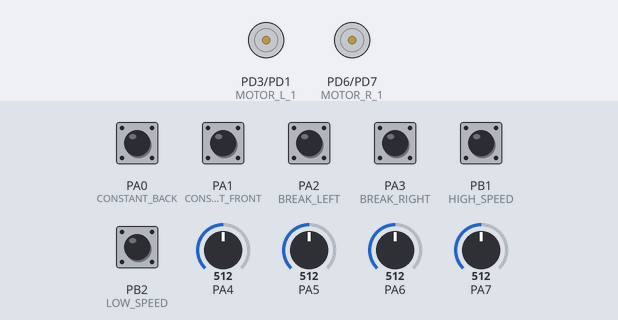
A program run on a simulated ATmega32, built with avr-gcc and emulated at 8 MHz (the files do not name the chip). On the bench: motor-driver pin pairs drawn as motors (green arrow = first pin HIGH = forward, orange = second pin HIGH = backward, longer = more drive, scaled by the enable pin). The inputs (shaded band) are chosen by the test bench; at power-on: PA0 (CONSTANT_BACK), PA1 (CONSTANT_FRONT), PA2 (BREAK_LEFT), PA3 (BREAK_RIGHT), PB1 (HIGH_SPEED), PB2 (LOW_SPEED) HIGH, PA4 = 512, PA5 = 512, PA6 = 512, PA7 = 512.

Above: at 1.2 s.
1.3 s: PA0 (CONSTANT_BACK) pulled LOW for 1 s
At 2.1 s:
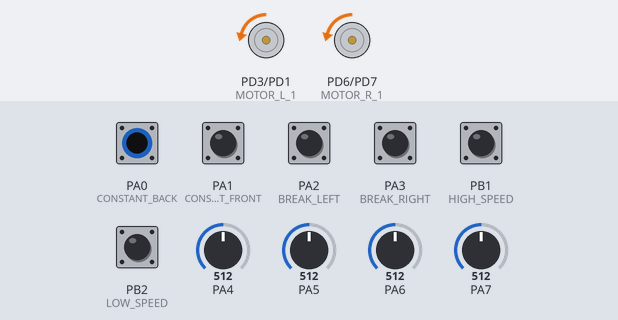
3.8 s: PA4 set to 600
5.3 s: PA4 set to 625
At 6.5 s:
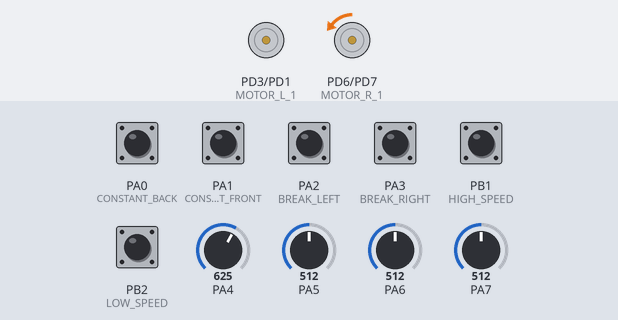
6.8 s: PA3 (BREAK_RIGHT) pulled LOW for 1 s
At 7.1 s:
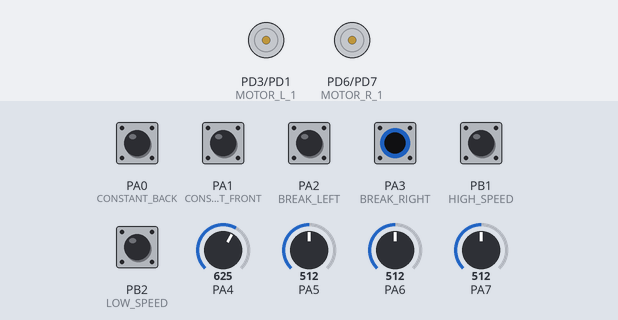
9.3 s: PA5 set to 427
10.8 s: PA5 set to 405
At 12.3 s:
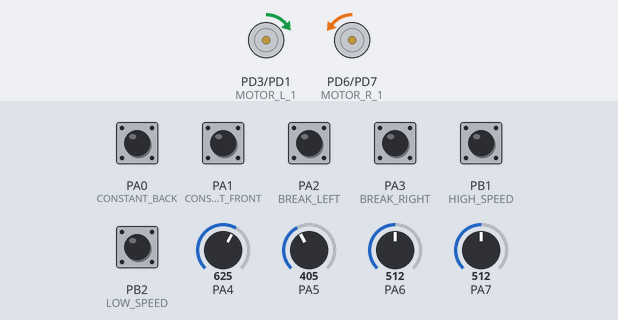
Timing chart, 0 to 13.3 s (numbered marks = the images above; inputs shaded):
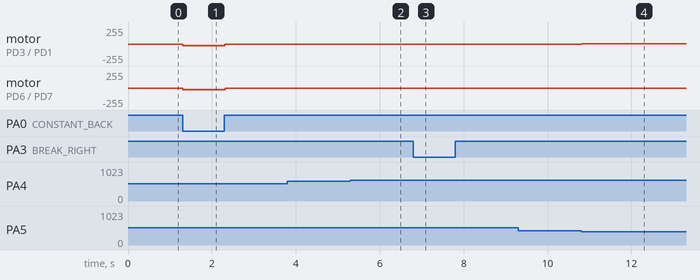

The program:

Manual_main.c
```c
#include <avr/io.h>
#include <avr/interrupt.h>
#define F_CPU 8000000UL
#include <util/delay.h>

#include "initialize.h"
#include "ADC.h"
#include "hardware.h"
#include "LCD.h"
#include "timer.h"
#include "steering.h"


int main(void)
{
	sei();
	initialize();

/*
	if(final_value[LEFT_JOYSTICK_1]>100 && final_value[RIGHT_JOYSTICK_1]>100
		&& l_break==0 && r_)
	{
		if( (final_value[LEFT_JOYSTICK_1]-final_value[RIGHT_JOYSTICK_1]<30)
		 || (final_value[RIGHT_JOYSTICK_1]-final_value[LEFT_JOYSTICK_1]<30)
		  )
		{
			forward( final_value[RIGHT_JOYSTICK_1]/2 );
		}

		else
		{

		}

		else if(final_value[LEFT_JOYSTICK_1]>100 &&
			final_value[RIGHT_JOYSTICK_1]>100 && direction==0)
		{
			if( (final_value[LEFT_JOYSTICK_1]-final_value[RIGHT_JOYSTICK_1]<30)
			 || (final_value[RIGHT_JOYSTICK_1]-final_value[LEFT_JOYSTICK_1]<30)
			  )
			{
				reverse( final_value[RIGHT_JOYSTICK_1]/2 );
			}
		}
	}

	else if

	else
	{
		pwm
	}
*/
	while(1)
	{

/*		for(debounce=0;debounce<2;debounce++)
		{
			display_num(ADC_value[debounce],4,1,(5*debounce)+1);
			display_num(pwm_right,4,2,1);
			display_num(pwm_left,4,2,6);

//			display_num(final_value[debounce],4,2,(5*debounce)+1);
			display_num(l_break,1,1,12);
			display_num(r_break,1,1,14);
		}

*/


//		_delay_ms(500);

	// Left Joystick
		if(constant==0 && l_break==0)
		{
			if(final_value[LEFT_JOYSTICK_1]>100 && l_break==0)
			{
				if(direction[LEFT_JOYSTICK_1]==1)
				{
					left_forward(final_value[LEFT_JOYSTICK_1]/division_factor);
				}
				else if(direction[LEFT_JOYSTICK_1]==0)
				{
					left_reverse(final_value[LEFT_JOYSTICK_1]/division_factor);
				}

				debounce_i=0;
				debounce_j=0;
			}

			else if(final_value[LEFT_JOYSTICK_2]>100 && l_break==0)
			{
				if(direction[LEFT_JOYSTICK_2]==1)
				{
					left_forward(final_value[LEFT_JOYSTICK_2]/division_factor);
				}
				else if(direction[LEFT_JOYSTICK_2]==0)
				{
					left_reverse(final_value[LEFT_JOYSTICK_2]/division_factor);
				}
				debounce_i=0;
				debounce_j=0;
			}

			else if( final_value[LEFT_JOYSTICK_2]<100 && final_value[LEFT_JOYSTICK_1]<60
					 && l_break==0 )
			{
				pwm_left=0;
				_delay_ms(10);
				MOTOR_L_PORT &= ~(_BV(MOTOR_L_1));
				MOTOR_L_PORT &= ~(_BV(MOTOR_L_2));

			}
		}
		else if(l_break==1)
		{
			left_break();
		}

	// Right joystick
		if(r_break==0 && constant==0)
		{
			if(final_value[RIGHT_JOYSTICK_1]>100 && r_break==0)
			{

				if(direction[RIGHT_JOYSTICK_1]==1)
				{
					if((direction[RIGHT_JOYSTICK_1]==direction[LEFT_JOYSTICK_1])
					&& ( (final_value[LEFT_JOYSTICK_1]-final_value[RIGHT_JOYSTICK_1]<60)
		   	  	 	|| (final_value[RIGHT_JOYSTICK_1]-final_value[LEFT_JOYSTICK_1]<60) ) )
					{
						right_forward(final_value[RIGHT_JOYSTICK_1]/division_factor);
					}

					else
					{
						right_forward(final_value[RIGHT_JOYSTICK_1]/division_factor);
					}
				}
				else if(direction[RIGHT_JOYSTICK_1]==0)
				{

					if((direction[RIGHT_JOYSTICK_1]==direction[LEFT_JOYSTICK_1])
					&& ( (final_value[LEFT_JOYSTICK_1]-final_value[RIGHT_JOYSTICK_1]<60)
		   		    || (final_value[RIGHT_JOYSTICK_1]-final_value[LEFT_JOYSTICK_1]<60) ) )
					{
						right_reverse(final_value[RIGHT_JOYSTICK_1]/division_factor);
					}
					else
					{
						right_reverse(final_value[RIGHT_JOYSTICK_1]/division_factor);
					}
				}
				debounce_i=0;
				debounce_j=0;
			}

			else if(final_value[RIGHT_JOYSTICK_2]>100 && r_break==0)
			{

				if(direction[RIGHT_JOYSTICK_2]==1)
				{
					if((direction[RIGHT_JOYSTICK_2]==direction[LEFT_JOYSTICK_2])
					&& ( (final_value[LEFT_JOYSTICK_2]-final_value[RIGHT_JOYSTICK_2]<60)
		   	  	 	|| (final_value[RIGHT_JOYSTICK_2]-final_value[LEFT_JOYSTICK_2]<60) ) )
					{
						right_forward(final_value[RIGHT_JOYSTICK_2]/division_factor);
					}

					else
					{
						right_forward(final_value[RIGHT_JOYSTICK_2]/division_factor);
					}
				}
				else if(direction[RIGHT_JOYSTICK_2]==0)
				{
					if((direction[RIGHT_JOYSTICK_2]==direction[LEFT_JOYSTICK_2])
					&& ( (final_value[LEFT_JOYSTICK_2]-final_value[RIGHT_JOYSTICK_2]<60)
		   		    || (final_value[RIGHT_JOYSTICK_2]-final_value[LEFT_JOYSTICK_2]<60) ) )
					{
						right_reverse(final_value[RIGHT_JOYSTICK_2]/division_factor);
					}
					else
					{
						right_reverse(final_value[RIGHT_JOYSTICK_2]/division_factor);
					}
				}
				debounce_i=0;
				debounce_j=0;
			}

			else if(final_value[RIGHT_JOYSTICK_2]<100 && final_value[RIGHT_JOYSTICK_1]<100
					 && r_break==0 )
			{
				pwm_right=0;
				_delay_ms(10);
				MOTOR_R_PORT &= ~(_BV(MOTOR_R_1));
				MOTOR_R_PORT &= ~(_BV(MOTOR_R_2));
			}
		}
		else if(r_break==1)
		{
			right_break();
		}


	// Break Pins
		if(bit_is_clear(BREAK_PIN,BREAK_LEFT))
		{
			l_break=1;
		}
		else
		{
			l_break=0;
		}
		if(bit_is_clear(BREAK_PIN,BREAK_RIGHT))
		{
			r_break=1;
		}
		else
		{
			r_break=0;
		}

	// Difffrent Speed levels
		if(bit_is_clear(SPEED_PIN,LOW_SPEED))
		{
			if(enable_level==1)
			{
				_delay_ms(100);
				enable_debounce=1;
				enable_level=0;
				if(division_factor==level_1)
				{
					division_factor=level_0;
				}
				else if(division_factor==level_2)
				{
					division_factor=level_1;
				}
			}
		}
		else if(bit_is_clear(SPEED_PIN,HIGH_SPEED))
		{
			if(enable_level==1)
			{
				_delay_ms(100);
				enable_debounce=1;
				enable_level=0;
				if(division_factor==level_1)
				{
					division_factor=level_2;
				}
				if(division_factor==level_0)
				{
					division_factor=level_1;
				}
			}
		}

		else
		{
/*			if(enable_debounce==1)
			{
				debounce_level++;
				if(debounce_level==1)
				{
					enable_debounce=0;
					debounce_level=0;
				}
			}
			else
*/			{
				enable_level=1;
				enable_debounce=0;
				debounce_level=0;
			}
		}
	// Constant Speed Buttons
		if(bit_is_clear(CONSTANT_PIN,CONSTANT_FRONT))
		{
			if(r_break==0)
			{
				right_forward(512/17);
			}
			if(l_break==0)
			{
				left_forward(512/17);
			}
			constant=1;
			debounce_i=0;
			debounce_j=0;

		}
		else if(bit_is_clear(CONSTANT_PIN,CONSTANT_BACK))
		{
			if(r_break==0)
			{
				right_reverse(512/16);
			}
			if(l_break==0)
			{
				left_reverse(512/16);
			}
			constant=1;
			debounce_i=0;
			debounce_j=0;
		}
		else
		{
			constant=0;
		}

	// Change speed level to lower level
/*		if( (pwm_right==0 && pwm_left==0) || (l_break==1 && r_break==1))
		{
			if(l_break==1 && r_break==1)
			{
				division_factor= level_0;
			}
			else
			{
				debounce_i++;
				if(debounce_i==1)
				{
					debounce_j++;
					debounce_i=0;
				}
				if(debounce_j==1)
				{
					division_factor= level_0;
				}
			}

		}
*/

	}
}
```

ADC.c
```c
#include <avr/io.h>
#include <avr/interrupt.h>
#define F_CPU 8000000UL
#include <util/delay.h>

#include "initialize.h"
#include "ADC.h"
#include "hardware.h"
#include "LCD.h"
#include "timer.h"
#include "steering.h"


void init_ADC()
{
	counter=0;
	ADC_channel=3;
	ADMUX= 0b01100100;	// reference AVcc=5v, ADLAR high, ADC0 selected
	ADCSRA= 0b11000111;	//ADC enable, ADC first conversion start,
						//interrupt disabled, prescale 128
	while((ADCSRA & (1<<ADIF)) == 0x00)
		;
	ADCSRA |= (1<<ADIF);	// clear interrupt

//	ADMUX |= 0b00000001;
	ADC_threshold =380;	//extra
	ADCSRA |= 0b01101000;
	last_ADC_result=31;
	temp_result=0;
	ADC_result= 31;
//	ADC_value[]={0,0,0,0,0,0};
	_delay_us(50);
	ADMUX++;
}

ISR(ADC_vect)
{
	if((4*ADCH)<512)
	{
		final_value[ADC_channel]= 512-(4*ADCH);
		direction[ADC_channel]=1;
		ADC_value[ADC_channel]= 4*ADCH;
	}
	else if((4*ADCH)>=512)
	{
		final_value[ADC_channel]= (4*ADCH)-512;
		direction[ADC_channel]=0;
		ADC_value[ADC_channel]= 4*ADCH;
	}
	_delay_us(10);

	if(ADC_channel==0)
	{
		ADC_channel=3;
		ADMUX++;
	}

	else if(ADC_channel>1)
	{
		ADC_channel--;
		ADMUX++;
	}

	else if(ADC_channel==1)
	{
		ADMUX= 0b01100100;
		ADC_channel--;
	}

}
```

ADC.h
```c
void init_ADC();
int ADC_channel;
int ADC_threshold;
int	temp_result;
volatile int ADC_result;
//int ADC_value[8];
signed int last_ADC_result;
int final_ADC_result;
char counter;
char final_counter;
```

hardware.h
```c
#define ADC_DDR			DDRA
#define ADC_PORT		PORTA
#define ADC_PIN			PINA


#define MOTOR_L_DDR		 DDRD
#define MOTOR_L_PORT 	 PORTD
#define MOTOR_L_PIN		 PIND
#define MOTOR_L_1		 PD3
#define MOTOR_L_2		 PD1

#define MOTOR_PWM_DDR 	 DDRD
#define MOTOR_PWM_PORT	 PORTD
#define MOTOR_PWM_L		 PD4
#define MOTOR_PWM_R		 PD5

#define MOTOR_R_DDR		 DDRD
#define MOTOR_R_PORT	 PORTD
#define MOTOR_R_PIN	 	 PIND
#define MOTOR_R_1		 PD6
#define MOTOR_R_2		 PD7

#define LEFT_JOYSTICK_1		1
#define LEFT_JOYSTICK_2		3
#define RIGHT_JOYSTICK_1	0
#define RIGHT_JOYSTICK_2	2

#define LCD_DDR			 DDRB
#define LCD_PORT		 PORTB
#define CONTROL_DDR		 DDRD
#define CONTROL_PORT	 PORTD
#define E				 PD2
#define RS				 PD0

#define SPEED_DDR		DDRB
#define SPEED_PORT		PORTB
#define SPEED_PIN		PINB
#define HIGH_SPEED		PB1
#define LOW_SPEED		PB2


#define CONSTANT_DDR	DDRA
#define CONSTANT_PORT	PORTA
#define CONSTANT_PIN	PINA
#define CONSTANT_FRONT	PA1
#define CONSTANT_BACK	PA0

#define BREAK_DDR		DDRA
#define BREAK_PORT		PORTA
#define BREAK_PIN		PINA
#define BREAK_RIGHT		PA3
#define BREAK_LEFT		PA2

#define level_0		14//16
#define level_1		8//8
#define level_2		2
```

initialize.c
```c
#include <avr/io.h>
#include <avr/interrupt.h>
#define F_CPU 8000000UL
#include <util/delay.h>

#include "initialize.h"
#include "ADC.h"
#include "hardware.h"
#include "LCD.h"
#include "timer.h"
#include "steering.h"


void initialize()
{
	enable_debounce=0;
	debounce_level=0;
	enable_level=1;
	LCD=0;
	constant=0;
	l_break=0;
	r_break=0;
	division_factor=level_0;
	init_ports();
	init_ADC();
	init_timer();
	if(LCD==1)
	{
		init_LCD();
	}
}

void init_ports()
{
	ADC_DDR=0x00;
	ADC_PORT=0x00;

	MOTOR_L_DDR |= _BV(MOTOR_L_1) | _BV(MOTOR_L_2);
	MOTOR_R_DDR |= _BV(MOTOR_R_1) | _BV(MOTOR_R_2);
	MOTOR_PWM_DDR |= _BV(MOTOR_PWM_R) | _BV(MOTOR_PWM_L);

	BREAK_DDR &= ~(_BV(BREAK_RIGHT)) & ~(_BV(BREAK_LEFT));
	BREAK_PORT |= _BV(BREAK_RIGHT) | _BV(BREAK_LEFT);
	SPEED_DDR =0x00;
	SPEED_PORT= 0xFF;

//	SPEED_DDR &= ~(_BV(HIGH_SPEED))& ~(_BV(LOW_SPEED));
//	SPEED_PORT |=  _BV(HIGH_SPEED) | _BV((LOW_SPEED));

	CONSTANT_DDR &= ~(_BV(CONSTANT_FRONT)) & ~(_BV(CONSTANT_BACK));
	CONSTANT_PORT |= _BV(CONSTANT_FRONT) | _BV(CONSTANT_BACK);
}
```

initialize.h
```c
void initialize();
void init_ports();

char direction[4];
signed int final_value[4];
int ADC_value[4];
int debounce;
int debounce_i;
int debounce_j;
char enable_level;
int debounce_level;
char enable_debounce;
```

steering.c
```c
#include <avr/io.h>
#include <avr/interrupt.h>
#define F_CPU 8000000UL
#include <util/delay.h>

#include "initialize.h"
#include "ADC.h"
#include "hardware.h"
#include "LCD.h"
#include "timer.h"
#include "steering.h"


void left_forward(char s)
{
	pwm_left=s-5;
	MOTOR_L_PORT |= _BV(MOTOR_L_1);
	MOTOR_L_PORT &= ~(_BV(MOTOR_L_2));
}

void left_reverse(char s)
{
	pwm_left=s-5;
	MOTOR_L_PORT |= _BV(MOTOR_L_2);
	MOTOR_L_PORT &= ~(_BV(MOTOR_L_1));
}

void left_break()
{
	pwm_left=255;
	MOTOR_L_PORT &= ~(_BV(MOTOR_L_1));
	MOTOR_L_PORT &= ~(_BV(MOTOR_L_2));
}


void right_forward(char s)
{
	pwm_right=s-5;
	MOTOR_R_PORT |= _BV(MOTOR_R_1);
	MOTOR_R_PORT &= ~(_BV(MOTOR_R_2));
}

void right_reverse(char s)
{
	pwm_right=s-5;
	MOTOR_R_PORT |= _BV(MOTOR_R_2);
	MOTOR_R_PORT &= ~(_BV(MOTOR_R_1));
}

void right_break()
{
	pwm_right=255;
	MOTOR_R_PORT &= ~(_BV(MOTOR_R_1));
	MOTOR_R_PORT &= ~(_BV(MOTOR_R_2));
}
```

steering.h
```c
void left_forward(char s);
void left_reverse(char s);
void left_break();

void right_forward(char s);
void right_reverse(char s);
void right_break();

char division_factor;
char l_break;
char r_break;
char constant;
```

timer.c
```c
#include <avr/io.h>
#include <avr/interrupt.h>
#define F_CPU 8000000UL
#include <util/delay.h>

#include "initialize.h"
#include "ADC.h"
#include "hardware.h"
#include "LCD.h"
#include "timer.h"
#include "steering.h"


void init_timer(void)
{
	TCCR1A= 0b10100001; // for both compare match,
						//8-bit fast PWM
	pwm_left=0;
	pwm_right=0;

	OCR1AH=0x00;
	OCR1AL=0x00;

	OCR1BH=0x00;
	OCR1BL=0x00;

	TCNT1H= 0x00;
	TCNT1L= 0x00;

	TCCR1B |= 0b00001011; // 8-bit fast PWM, prescale 64
	TIMSK |= (1<<TOIE1);
//	TIMSK |= (1<<OCIE1A);
//	TIMSK |= (1<<OCIE1B);
//	forward(0);
}

ISR(TIMER1_OVF_vect)
{
	OCR1AH=0x00;
	OCR1AL=pwm_right;
	OCR1BH=0x00;
	OCR1BL=pwm_left;
//	display_num(pwm_right,4,1,12);
//	display_num(pwm_left,4,1,6);
}
```

timer.h
```c
void init_timer();
volatile char pwm_left;
volatile char pwm_right;
```

LCD.c
```c
#include <avr/io.h>
#include <avr/interrupt.h>
#define F_CPU 8000000UL
#include <util/delay.h>

#include "initialize.h"
#include "ADC.h"
#include "hardware.h"
#include "LCD.h"
#include "timer.h"
#include "steering.h"


void init_LCD()
{
	LCD_DDR= 0xFF;  // set data pins as output
	CONTROL_DDR |= _BV(E) | _BV(RS); // set control pins as output

	command(0x38); //various commands required
	command(0x38);
	command(0x38);//to initiate lcd
	command(0x0E); //and blink the cursir etc.
	command(0x0F);
	command(0x06);
	command(0x01);
	command(0x0C);
//	return;

}

void command(unsigned char c)
{
	LCD_PORT=c;
	CONTROL_PORT &= ~(_BV(RS));	//RS pin in command mode
	CONTROL_PORT |= _BV(E);
	delay(100);
	CONTROL_PORT &= ~(_BV(E));	//for high-to-low pulse over E pin
	delay(100);
//	return;

}

void data(unsigned char d)
{
	LCD_PORT=d;
	CONTROL_PORT |= _BV(RS);		//RS pin in data mode
	CONTROL_PORT |= _BV(E);
	delay(100);
	CONTROL_PORT &= ~(_BV(E));	//for high-to-low pulse over E pin
	delay(100);

}

void delay(int s)
{

	for(delay_g=0;delay_g<s*10;delay_g++)
	{
		for(delay_j=0;delay_j<=1000;delay_j++)
			;
	}

//	return;
}


void display_char(char a[20],char x,char letters,char line,char position)
{
	command(0x01);

	if(line==1)
	{
		command(0x80+position-1);
	}

	else if(line==2)
	{
		command(0xC0+position-1);
	}

	if(letters!=0)
	{
		LCD_i=0;
		while(LCD_i<letters)
		{
			data(a[LCD_i]);
			LCD_i=LCD_i+1;
		}
	}
	else if(letters==0)
	{
		data(x);
	}

}

void display_num(int num,char digit,char line,char position)
{
//	command(0x01);

	int n=1;
	int show;

	if(line==1)
	{
		show=0x80+position-1;
		command(show);
	}
	else if(line==2)
	{
		show=0xC0+position-1;
		command(show);
	}

	for(LCD_i=0;LCD_i<digit;LCD_i++)
	{
		n = n * 10;
	}

	for(LCD_i=1; LCD_i<digit;LCD_i++)
	{
		show=num%n;
		n=n/10;
		show=show/n + 48;
		data(show);
		_delay_ms(100);

	}

	show=num%10+48;
	data(show);
}

void display_binary(int bin,char line, char position)
{
	command(0x01);

	int show[16] = {0};
	int show_i=0;

	if(line==1)
	{
		show_i=0x80+position-1;
		command(show_i);
	}
	else if(line==2)
	{
		show_i=0xC0+position-1;
		command(show_i);
	}

	show_i= 0;

	while(bin!=0)
	{
		show[show_i] = bin % 2;
		bin = bin / 2;
		show_i++;
	}

	while(show_i>=0)
	{
		data((show[show_i]+48));
		if(show_i==0)
		{
			break;
		}
		show_i--;
	}
}
```

LCD.h
```c
void init_LCD();		// for lcd
void command(unsigned char c);
void data(unsigned char d);
void display_char(char a[20],char x,char letters,char line,char position);
void display_num(int num,char digit,char line,char positon);
void display_binary(int bin,char line, char position);

char show;
void delay(int s);
char num_i,char_i;
int LCD_i;
int delay_j;
int delay_g;
char LCD;
```

Measured:
- after the input at 1.3 s, motor on PD3 (MOTOR_L_1) / PD1 (MOTOR_L_2), motor on PD6 (MOTOR_R_1) / PD7 (MOTOR_R_2): stopped → backward 27/255 at once, → stopped 1.0 s later
- after the input at 3.8 s, every drawn part: stays the same
- after the input at 5.3 s, motor on PD6 (MOTOR_R_1) / PD7 (MOTOR_R_2): stopped → backward 3/255 at once
- after the input at 6.8 s, motor on PD6 (MOTOR_R_1) / PD7 (MOTOR_R_2): backward 3/255 → stopped at once, → backward 3/255 1.0 s later
- after the input at 9.3 s, every drawn part: stays the same
- after the input at 10.8 s, motor on PD3 (MOTOR_L_1) / PD1 (MOTOR_L_2): stopped → forward 2/255 at once
